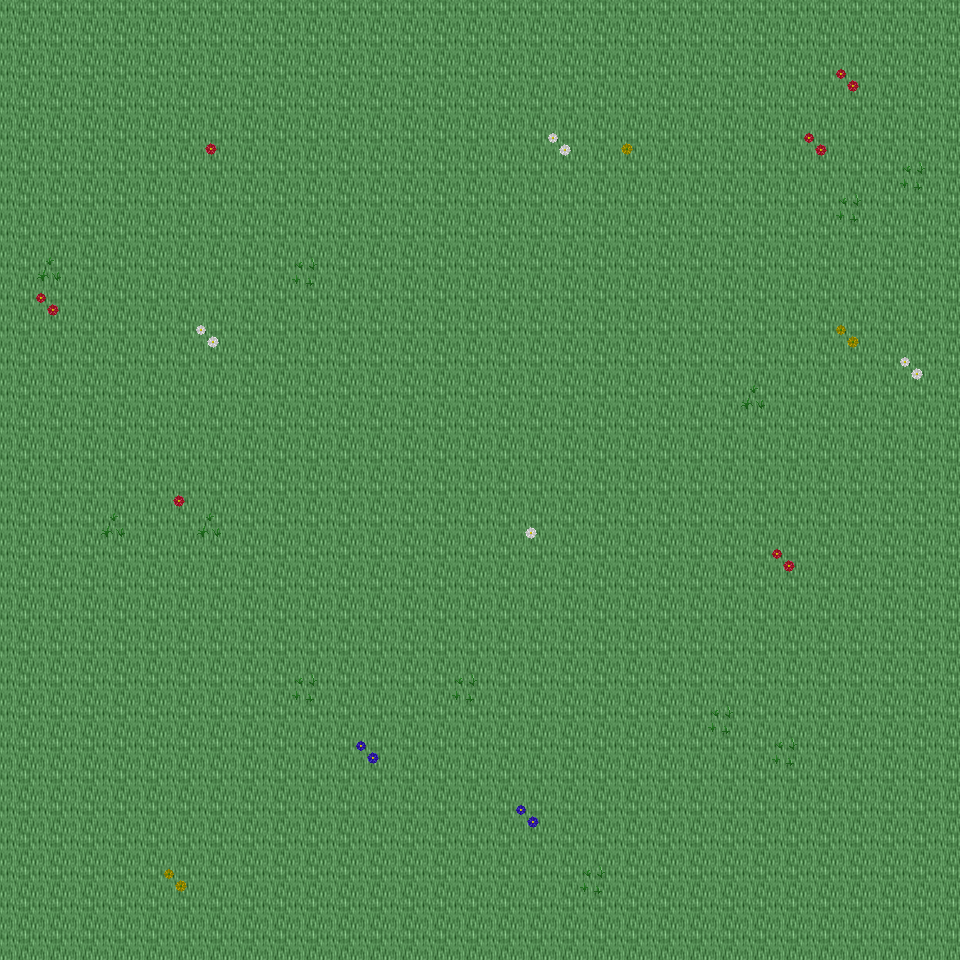

Rendered tile map (Tiled .tmx) drawn with the repository's tilesets; below, a short description and the map source with its tile grids summarised:
An orthogonal 30x30 tile map with 32x32 px tiles, 6 tile layers (Ground, Object, Object2, Above, ...), 14 tilesets and 4 objects (4x mapExit).

<map version="1.0" orientation="orthogonal" renderorder="right-down" width="30" height="30" tilewidth="32" tileheight="32" nextobjectid="5">
  <tileset firstgid="1" name="tileset_ground_ground" tilewidth="32" tileheight="32" tilecount="33" columns="3">
    <image source="../drawable/tileset_ground_ground.png" width="96" height="352" />
  </tileset>
  <tileset firstgid="34" name="tileset_plant_flower_daisy_white" tilewidth="32" tileheight="32" tilecount="8" columns="2">
    <image source="../drawable/tileset_plant_flower_daisy_white.png" width="64" height="128" />
  </tileset>
  <tileset firstgid="42" name="tileset_plant_flower_daisy_yellow" tilewidth="32" tileheight="32" tilecount="8" columns="2">
    <image source="../drawable/tileset_plant_flower_daisy_yellow.png" width="64" height="128" />
  </tileset>
  <tileset firstgid="50" name="tileset_plant_flower_daisy_blue" tilewidth="32" tileheight="32" tilecount="8" columns="2">
    <image source="../drawable/tileset_plant_flower_daisy_blue.png" width="64" height="128" />
  </tileset>
  <tileset firstgid="58" name="tileset_plant_grasses" tilewidth="32" tileheight="32" tilecount="6" columns="3">
    <image source="../drawable/tileset_plant_grasses.png" width="96" height="64" />
  </tileset>
  <tileset firstgid="64" name="tileset_plant_flower_daisy_red" tilewidth="32" tileheight="32" tilecount="8" columns="2">
    <image source="../drawable/tileset_plant_flower_daisy_red.png" width="64" height="128" />
  </tileset>
  <tileset firstgid="72" name="tileset_plant_tree_tree_darkgreen" tilewidth="32" tileheight="32" tilecount="88" columns="8">
    <image source="../drawable/tileset_plant_tree_tree_darkgreen.png" width="256" height="352" />
  </tileset>
  <tileset firstgid="160" name="tileset_logic_creature_elf" tilewidth="32" tileheight="32" tilecount="16" columns="8">
    <image source="../drawable/tileset_logic_creature_elf.png" width="256" height="64" />
  </tileset>
  <tileset firstgid="176" name="tileset_logic_creature_animal" tilewidth="32" tileheight="32" tilecount="32" columns="8">
    <image source="../drawable/tileset_logic_creature_animal.png" width="256" height="128" />
  </tileset>
  <tileset firstgid="208" name="tileset_logic_collision" tilewidth="32" tileheight="32" tilecount="1" columns="1">
    <image source="../drawable/tileset_logic_collision.png" width="32" height="32" />
  </tileset>
  <tileset firstgid="209" name="tileset_logic_creature_ent" tilewidth="32" tileheight="32" tilecount="4" columns="4">
    <image source="../drawable/tileset_logic_creature_ent.png" width="128" height="32" />
  </tileset>
  <tileset firstgid="213" name="tileset_logic_creature_human_evil" tilewidth="32" tileheight="32" tilecount="16" columns="8">
    <image source="../drawable/tileset_logic_creature_human_evil.png" width="256" height="64" />
  </tileset>
  <tileset firstgid="229" name="tileset_ground_green_paving" tilewidth="32" tileheight="32" tilecount="18" columns="3">
    <image source="../drawable/tileset_ground_green_paving.png" width="96" height="192" />
  </tileset>
  <tileset firstgid="247" name="tileset_logic_protection" tilewidth="32" tileheight="32" tilecount="2" columns="2">
    <image source="../drawable/tileset_logic_protection.png" width="64" height="32" />
  </tileset>
  <layer name="Ground" width="30" height="30">
    <data>[900 cells, 900 non-empty, 1 distinct tile ids]</data>
  </layer>
  <layer name="Object" width="30" height="30">
    <data>[900 cells, 27 non-empty, 9 distinct tile ids]</data>
  </layer>
  <layer name="Object2" width="30" height="30">
    <data>[900 cells, 0 non-empty, 0 distinct tile ids]</data>
  </layer>
  <layer name="Above" width="30" height="30">
    <data>[900 cells, 0 non-empty, 0 distinct tile ids]</data>
  </layer>
  <layer name="Above2" width="30" height="30">
    <data>[900 cells, 0 non-empty, 0 distinct tile ids]</data>
  </layer>
  <layer name="Walkable" width="30" height="30">
    <data>[900 cells, 0 non-empty, 0 distinct tile ids]</data>
  </layer>
  <objectgroup name="MapEvents">
    <object id="1" name="north" type="mapExit" x="0" y="0" width="960" height="32">
      <properties>
        <property name="map" value="level_0_x188_y78" />
        <property name="x" value="0" />
        <property name="y" value="28" />
      </properties>
    </object>
    <object id="2" name="south" type="mapExit" x="0" y="928" width="960" height="32">
      <properties>
        <property name="map" value="level_0_x188_y80" />
        <property name="x" value="0" />
        <property name="y" value="1" />
      </properties>
    </object>
    <object id="3" name="west" type="mapExit" x="0" y="0" width="32" height="960">
      <properties>
        <property name="map" value="level_0_x187_y79" />
        <property name="x" value="28" />
        <property name="y" value="0" />
      </properties>
    </object>
    <object id="4" name="east" type="mapExit" x="928" y="0" width="32" height="960">
      <properties>
        <property name="map" value="level_0_x189_y79" />
        <property name="x" value="1" />
        <property name="y" value="0" />
      </properties>
    </object>
  </objectgroup>
</map>
